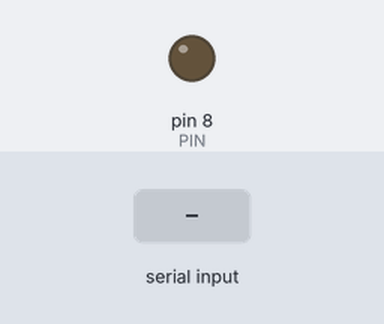
Recording of a sketch running on a simulated Arduino Uno, built with avr-gcc and run on an emulated ATmega328P. Shown: output pins drawn as LEDs (lit = HIGH). Inputs (shaded band) come from the test bench. What the sketch prints to the serial monitor is not drawn.

Above: at 1.2 s.
1.3 s: "c\n" received over Serial
At 1.43 s:
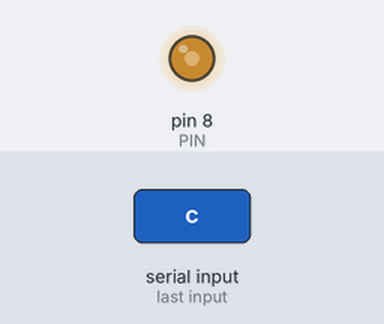
3.0 s: byte 67 ('C') received over Serial
At 3.6 s:
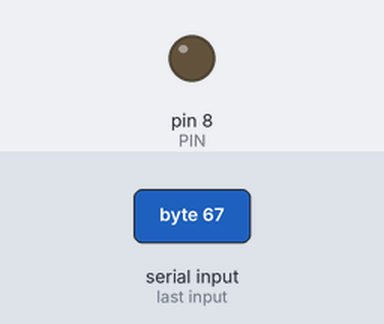
4.7 s: byte 100 ('d') received over Serial
At 4.92 s:
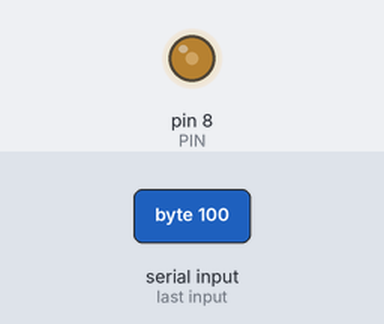
6.4 s: "D\n" received over Serial
At 6.62 s:
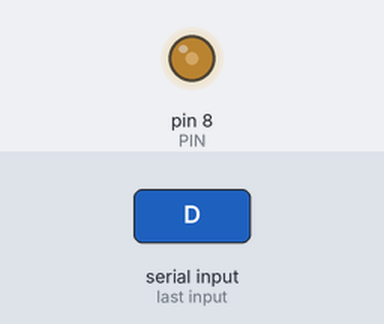
Timing chart, 0 to 9.1 s (numbered marks = the images above; inputs shaded):
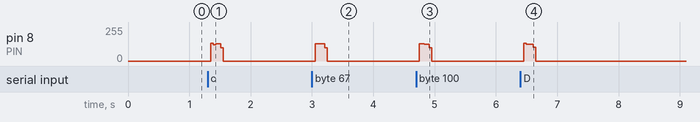

Measured:
- after the input at 1.3 s, pin 8 (PIN): 0/255 → 131/255 after 0.05 s, → 0/255 0.16 s later
- after the input at 3.0 s, pin 8 (PIN): 0/255 → 128/255 after 0.05 s, → 0/255 0.16 s later
- after the input at 4.7 s, pin 8 (PIN): 0/255 → 131/255 after 0.05 s, → 125/255 0.08 s later, → 0/255 0.08 s later
- after the input at 6.4 s, pin 8 (PIN): 0/255 → 126/255 after 0.05 s, → 0/255 0.16 s later

The sketch:

buzzer.ino
```cpp
#define PIN 8
# define nLen 13

short notes[nLen] = {262, 277, 294, 311, 330, 349, 370, 399, 415, 440, 466, 494, 523};
float times[nLen] = {};

void setup() {
  Serial.begin(9600);
  pinMode(PIN, OUTPUT);
  for(int i=0; i<nLen; i++){
    times[i] = 500000*(1/float(notes[i]));
    Serial.print(times[i]);
    Serial.print("\n");
  }
}

void loop() {
  char ch;
  if(Serial.available()){
    ch = Serial.read();
  switch(ch){
    case 'c':
      playNote(times[0]);
      break;
    case 'C':
      playNote(times[1]);
      break;
    case 'd':
      playNote(times[2]);
      break;
    case 'D':
      playNote(times[3]);
      break;
    case 'e':
      playNote(times[4]);
      break;
    case 'f':
      playNote(times[5]);
      break;
    case 'F':
      playNote(times[6]);
      break;
    case 'g':
      playNote(times[7]);
      break;
    case 'G':
      playNote(times[8]);
      break;
    case 'a':
      playNote(times[9]);
      break;
    case 'A':
      playNote(times[10]);
      break;
    case 'b':
      playNote(times[11]);
      break;
    case 'o':
      playNote(times[12]);
      break;
    case ' ':
      delay(100);
      break;
    default:
      break;
  }
  }
  delay(10);
}

void playNote(float t){
  int osc = int(100000/t);
  for(int i = 0; i < osc; i++){
    digitalWrite(PIN, HIGH);
    delayMicroseconds(t);
    digitalWrite(PIN, LOW);
    delayMicroseconds(t);
  }
}
```
